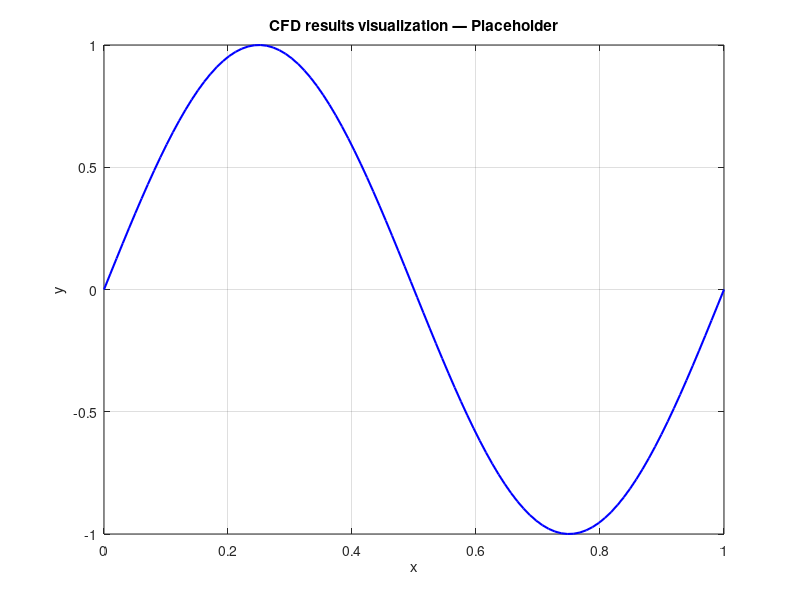

Here is the MATLAB script that generated this plot:
% cfd_results_plot.m
% CFD results visualization
% Author: Eesha Tolety | CU Boulder / Amity University
%
% PLACEHOLDER SCRIPT
% ==================
% This file is a placeholder. Replace the example code below
% with your actual analysis scripts for this project.
%
% TODO: Add your code here

clc; clear; close all;

%% --- PARAMETERS (update these) ---
% Add your problem-specific parameters here

%% --- LOAD DATA ---
% TODO: Load your simulation/experimental data
% Example: data = readmatrix('data/results.csv');

%% --- ANALYSIS ---
% TODO: Add your analysis code here

%% --- VISUALIZATION ---
% TODO: Add your plots here
figure('Color','white');
x = linspace(0, 1, 100);
y = sin(2*pi*x);
plot(x, y, 'b-', 'LineWidth', 1.5);
xlabel('x'); ylabel('y');
title('CFD results visualization — Placeholder');
grid on;

fprintf('Placeholder script for: CFD results visualization\n');
fprintf('Replace with actual code.\n');
